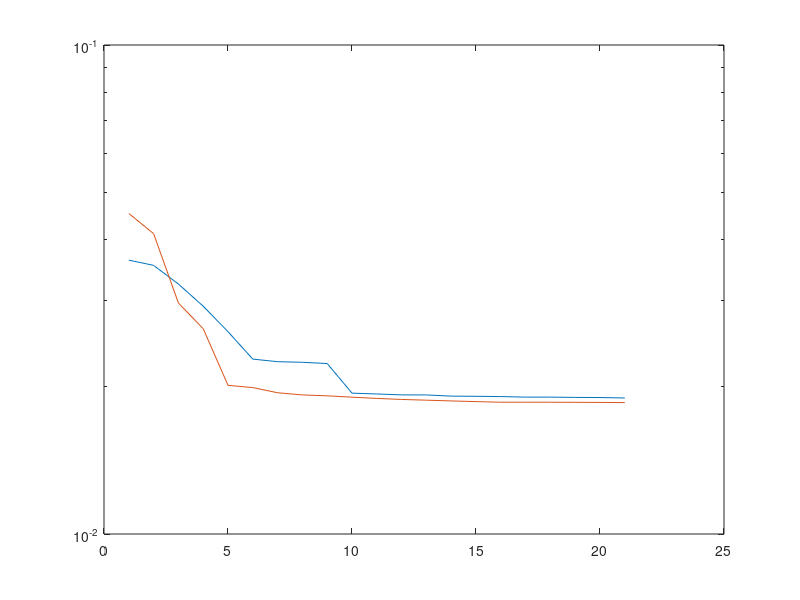

This chart was generated by the following MATLAB code:
clc;
clearvars;
close all;
load("DFT_2.mat")
DFT_SIM = DFT_2; % The response of SIM, which has been optimized by using the gradient descent algorithm
N_x = 2; % Number of antennas in the x-direction
N_y = 2; % Number of antennas in the y-direction
N = N_x * N_y; % Number of antennas
SNR_set = 10 : 1 : 30; % SNR
for n_SNR = 1 : length(SNR_set)
    noise_var = 1 / 10 ^ (SNR_set(n_SNR) / 10); % noise variance
    tic
    rng(1);
    for n_MonteCarlo = 1 : 1000
        psi_x = 1.4 * rand - 0.7; % Elesctrical angle \psi_x in the x direction
        psi_y = 1.4 * rand - 0.7; % Elesctrical angle \psi_y in the y direction
        SV_x = exp(1i * pi * (0 : N_x - 1).' * psi_x);
        SV_y = exp(1i * pi * (0 : N_y - 1).' * psi_y);
        SV = kron(SV_y, SV_x); % Calculate the steering vector
        N_snapshot = 2; % Number of snapshots for each discrete bin
        Spectrum = zeros(N_snapshot * N_x, N_snapshot * N_y); % Fine-resolution angle spectrum
        p = zeros(N_snapshot, N_snapshot); % Output gain of the coarse-resolution angle spectrum
        index_p = zeros(N_snapshot, N_snapshot); % Corresponding index
        %% Find the optimal configuration of the input layer
        for ii = 1 : N_snapshot
            for jj = 1 : N_snapshot
                text_x = (ii - 1) / N_snapshot;
                text_y = (jj - 1) / N_snapshot;
                offset_x = exp(-1i / N_x * 2 * pi * (0 : N_x - 1).' * text_x);
                offset_y = exp(-1i / N_y * 2 * pi * (0 : N_y - 1).' * text_y);
                offset = kron(offset_y, offset_x); % Transmission coefficients of the input layer
                output_with_noise = DFT_SIM * diag(offset) * SV + ...
                    sqrt(noise_var / 2) * (randn(N, 1) + 1i * randn(N, 1)); % DFT in the wave domain
                [p(ii, jj),index_p(ii,jj)] = max(abs(output_with_noise));
                spectrum_coarse = reshape(output_with_noise, N_x, N_y); % Coarse-resolution spectrum in the ii-th slot of the jj-th block
                Spectrum(ii : N_snapshot : N_snapshot * N_x, jj : N_snapshot : N_snapshot * N_y) = spectrum_coarse;
            end
        end
        Spectrum = Spectrum.';
        p_peak = max(max(p)); % The peak of the angle spectrum
        [row, column] = find(p == p_peak); % The index corresponding to the peak
        index = index_p(row, column);
        y_index = ceil(index / N_x);
        x_index = mod(index - 1, N_x) + 1;
        psi_x_est = mod(((x_index - 1) / N_x + (row - 1) / N_snapshot /N_x) * 2 + 1, 2) - 1; % Estimated elesctrical angle \psi_x in the x direction
        psi_y_est = mod(((y_index - 1) / N_y + (column - 1) / N_snapshot / N_y) * 2 + 1, 2) - 1; % Estimated elesctrical angle \psi_y in the y direction
        mse_x_cache(n_MonteCarlo) = real((psi_x - psi_x_est) ^ 2);
        mse_y_cache(n_MonteCarlo) = real((psi_y - psi_y_est) ^ 2);
    end
    mse_x(n_SNR) = mean(mse_x_cache);
    mse_y(n_SNR) = mean(mse_y_cache);
    toc
end
figure;
semilogy(mse_x)
hold on
semilogy(mse_y)
mse_x_2_SIM = mse_x;
mse_y_2_SIM = mse_y;
save mse_x_2_SIM mse_x_2_SIM
save mse_y_2_SIM mse_y_2_SIM